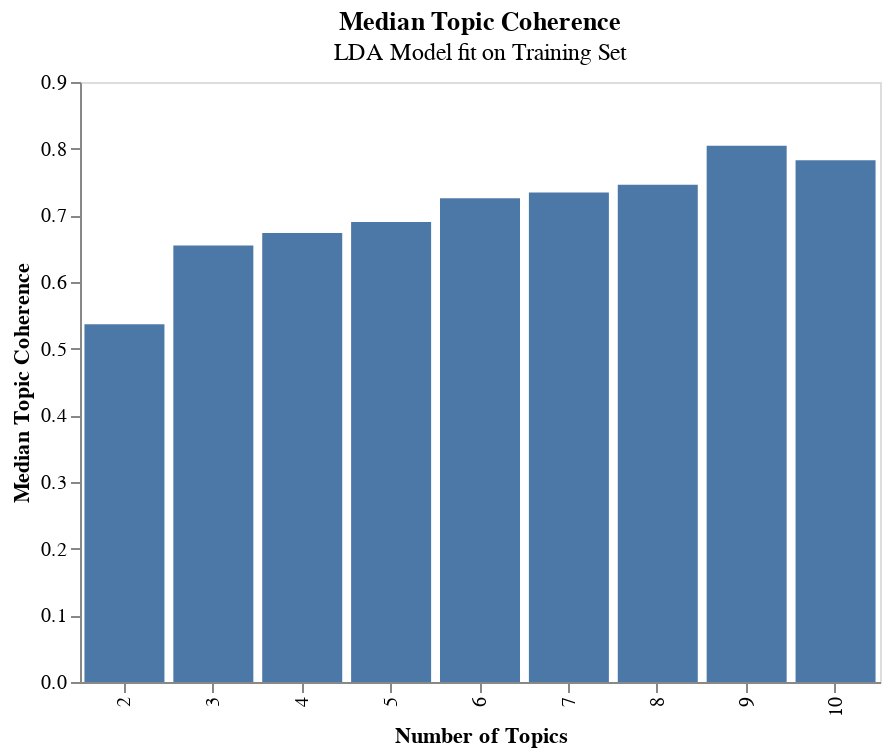

Write notebook code for a chart like this one.
### Code cell
plotDf = pd.DataFrame({
                        'num_topics':range(2,11)
                        ,'median_topic_coherence':lda_coherance_scores
                        })

chart = alt.Chart(plotDf)\
            .mark_bar()\
            .encode(
                    x=alt.X('num_topics:O', title = 'Number of Topics'),
                    y=alt.Y('median_topic_coherence:Q', title = 'Median Topic Coherence')
                )\
            .properties(
                width=400,
                height=300,
                title={'text':'Median Topic Coherence'
                       ,'subtitle':'LDA Model fit on Training Set'
                    }
            )\
            .configure_axis(
                            grid=False
                            )          


print(plotDf)
chart

### Figure 1 — Vega-Lite specification as saved in the notebook (floating-point values rounded to 4 significant figures)
{"config": {"view": {"continuousWidth": 300, "continuousHeight": 300}, "axis": {"grid": false}}, "data": {"name": "data-fa88832624074d9c64f8a37b610e06c1"}, "mark": {"type": "bar"}, "encoding": {"x": {"field": "num_topics", "title": "Number of Topics", "type": "ordinal"}, "y": {"field": "median_topic_coherence", "title": "Median Topic Coherence", "type": "quantitative"}}, "height": 300, "title": {"text": "Median Topic Coherence", "subtitle": "LDA Model fit on Training Set"}, "width": 400, "$schema": "https://vega.github.io/schema/vega-lite/v5.20.1.json", "datasets": {"data-fa88832624074d9c64f8a37b610e06c1": [{"num_topics": 2, "median_topic_coherence": 0.5365}, {"num_topics": 3, "median_topic_coherence": 0.6547}, {"num_topics": 4, "median_topic_coherence": 0.6736}, {"num_topics": 5, "median_topic_coherence": 0.6902}, {"num_topics": 6, "median_topic_coherence": 0.7255}, {"num_topics": 7, "median_topic_coherence": 0.7343}, {"num_topics": 8, "median_topic_coherence": 0.746}, {"num_topics": 9, "median_topic_coherence": 0.8045}, {"num_topics": 10, "median_topic_coherence": 0.7828}]}}
